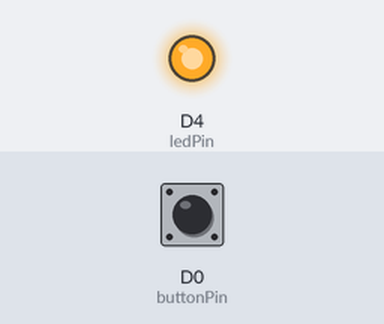
A sketch run on a simulated ESP8266 (NodeMCU). Shown: output pins drawn as LEDs (lit = HIGH). The test bench sets the inputs (shaded band); at power-on: D0 (buttonPin) LOW.

Above: at 1.2 s.
1.3 s: D0 (buttonPin) pulled HIGH for 0.15 s
At 1.37 s:
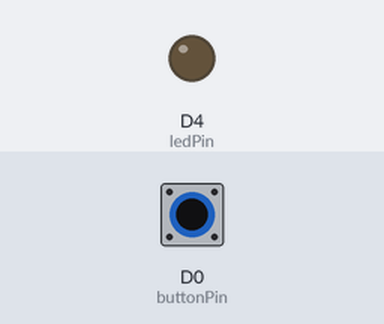
4.4 s: D0 (buttonPin) pulled HIGH for 3.2 s
At 9.1 s:
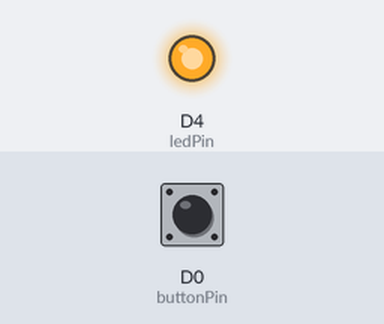
Timing chart, 0 to 10.6 s (numbered marks = the images above; inputs shaded):
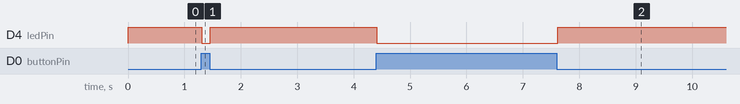

The sketch:

ESP8266.ino
```cpp
#include <ESP8266WiFi.h>
#include <WiFiClient.h>
#include <ESP8266WebServer.h>
void KiemTraKimLoai(void);
const char* ssid = "WiFi_ESP8266_NODEMCU";
ESP8266WebServer server(80);
String data, data_old;
const int buttonPin = D0;
const int ledPin =  D4;
int PHKimLoai = LOW;
void setup()
{
  pinMode(ledPin, OUTPUT);
  pinMode(buttonPin, INPUT);
  Serial.begin(115200);
  // Connecting WiFi
  WiFi.mode(WIFI_AP);
  WiFi.softAP(ssid); //WiFi.softAP(ssid, password); nếu có mật khẩu
  // Starting WEB-server
  server.on("/",HTTP_handleRoot );
  server.onNotFound(HTTP_handleRoot);
  server.begin();
}

void loop()
{
    server.handleClient();
    KiemTraKimLoai();
    delay(50);
}
/****************************************************************/
void KiemTraKimLoai(void)
{
    PHKimLoai = digitalRead(buttonPin);
    if (PHKimLoai == HIGH)
    {
        digitalWrite(ledPin, LOW);
        server.send(200, "text/html", "1");
    }
    else if(PHKimLoai == LOW)
    {
        digitalWrite(ledPin, HIGH);
        server.send ( 200, "text/html", "0" );
    }
}
/****************************************************************/
void HTTP_handleRoot(void)
{
    data = server.arg("kitu");
    if(data != data_old)
    {
        data_old = data;
        Serial.println(data);
    }
}
```

Measured:
- after the input at 1.3 s, D4 (ledPin): HIGH → LOW at once, → HIGH 0.15 s later
- after the input at 4.4 s, D4 (ledPin): HIGH → LOW at once, → HIGH 3.2 s later
